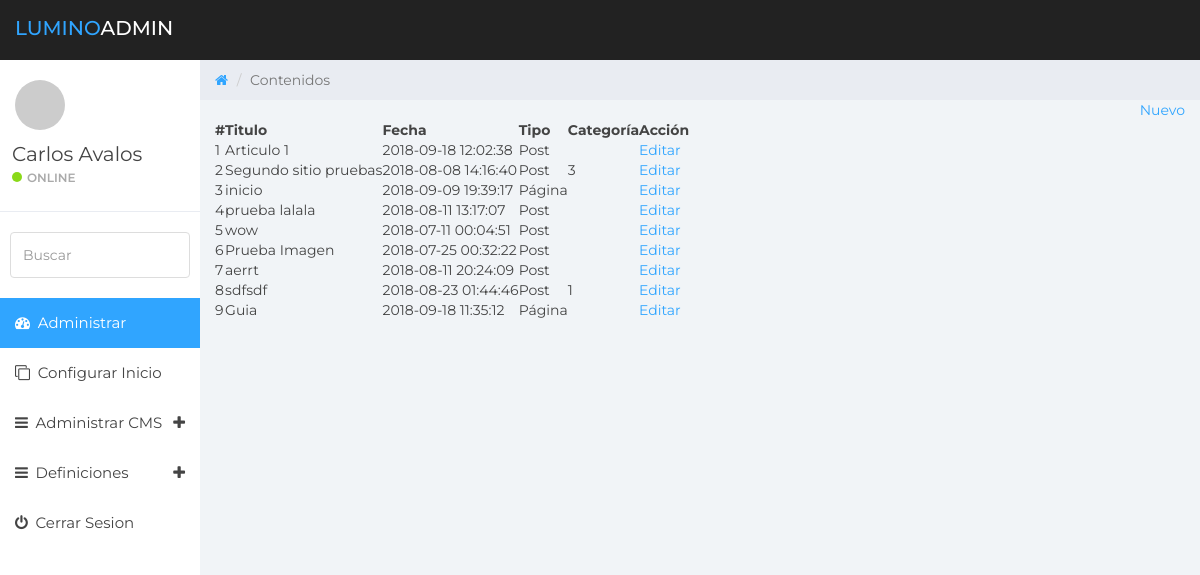
The page /public/admin/page-consultar.php (signed in) on the database as committed earlier.
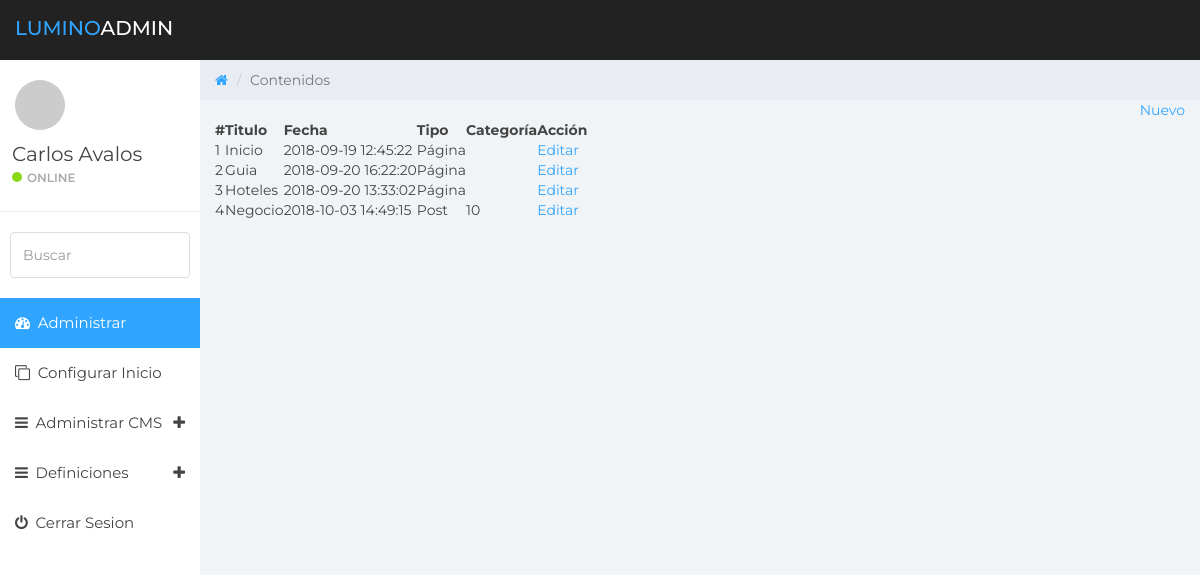
The same page on the database as committed later.
### tables this page shows
CREATE TABLE `usuarios` (
  `id` int(11) NOT NULL,
  `usuario` varchar(30) NOT NULL,
  `password` varchar(50) NOT NULL,
  `id_personal` int(11) NOT NULL,
  `id_tipo` int(11) NOT NULL
);

CREATE TABLE `personal` (
  `id` int(11) NOT NULL,
  `nombre` varchar(50) NOT NULL
);

CREATE TABLE `contenidos` (
  `id` int(11) NOT NULL,
  `titulo` varchar(200) NOT NULL,
  `contenido` longtext NOT NULL,
  `fecha_publicacion` timestamp NOT NULL DEFAULT CURRENT_TIMESTAMP ON UPDATE CURRENT_TIMESTAMP,
  `tipo` varchar(20) NOT NULL,
  `categoria` varchar(100) NOT NULL,
  `alias` varchar(200) NOT NULL,
  `contacto` varchar(200) DEFAULT NULL,
  `direccion` varchar(200) DEFAULT NULL,
  `cod_zona` int(11) DEFAULT NULL,
  `urlimagen` varchar(200) DEFAULT NULL,
  `resumen` varchar(200) DEFAULT NULL
);

### public/admin/lib/data.php (called while the page is built, shortened)
<?php
$path = dirname(__FILE__);
require_once( $path . '/../../../setting/mysql.php');
function retornar_tipo_contenido(){
  return ['PAGE'=>'Página', 'POST' => 'Post'];
}
function cargar_datos_contenidos(){
   $mysql = new Mysql();
   $sql = <<<SQL
   SELECT * FROM contenidos
SQL;
   $res = $mysql->search($sql);
   return $res;
   }
?>

### setting/mysql.php (called while the page is built, shortened)
<?php
class MySql{
    private $conn;
    public function connect(){
    try {
      $this->conn = new PDO("mysql:host=".Config::SERVERNAME.";dbname=".Config::DATABASE, Config::USERNAME, Config::PASSWORD);
      $this->conn->setAttribute(PDO::ATTR_ERRMODE, PDO::ERRMODE_EXCEPTION);
      return true;
    }catch(PDOException $e){
      echo "Connection failed: " . $e->getMessage();
      return false;
    }
    }
    public function search($sql){
      try{
      if($this->connect()){
        $stmt = $this->conn->prepare($sql);
        $stmt->execute();
        $stmt->setFetchMode(PDO::FETCH_ASSOC);
        return $stmt->fetchAll();
      }else{
        return array();
      }
      }catch(PDOEXception $e){
      echo $sql ."<br />". $e->getMessage();
      return false;
      }
    }
}
?>

### public/admin/page-consultar.php (the view)
<?php include('cabecera.php'); ?>
<?php include('sidebar.php'); ?>
<div class="col-sm-9 col-sm-offset-3 col-lg-10 col-lg-offset-2 main">
		<div class="row">
			<ol class="breadcrumb">
				<li><a href="#">
					<em class="fa fa-home"></em>
				</a></li>
				<li class="active">Contenidos</li>
			</ol>
		</div>
    <?php $res = cargar_datos_contenidos(); $array_type = retornar_tipo_contenido(); ?>
     <div class="mid-page" style="text-align:right;" >
      <a href="page-contenido.php" class="pure-button pure-button-primary">Nuevo</a>
     </div>
      <table class="pure-table">
      <thead>
        <tr>
          <th>#</th>
          <th>Titulo</th>
          <th>Fecha</th>
          <th>Tipo</th>
          <th>Categoría</th>
          <th>Acción</th>
        </tr>
      </thead>
      <tbody>
        <?php while(is_array($res) && list($k, $v) = each($res) ): ?>
        <tr>
          <td><?= $k+1 ?></td>
          <td><?= $v['titulo'] ?></td>
          <td><?= $v['fecha_publicacion'] ?></td>
          <td><?= $array_type [ $v['tipo'] ] ?></td>
          <td><?= $v['categoria'] ?></td>
          <td><a href="page-contenido.php?id=<?=$v['id']?>">Editar</a></td>
        </tr>
        <?php endwhile; ?>
      </tbody>
    </table>
	</div>
<?php include('footer.php'); ?>

### public/admin/cabecera.php (shortened to what this page needs)
<?php
	require '../../php/conexion.php';
	$idUsuario = $_SESSION['id_usuario'];
	$sql ="SELECT u.id, p.nombre FROM usuarios AS u INNER JOIN personal AS p ON u.id_personal=p.id WHERE u.id = '$idUsuario'";
		$result=$mysqli->query($sql);
		$row = $result->fetch_assoc();
?>
<?php require_once('lib\data.php'); ?>
<!DOCTYPE html>
<html>
<head>
	<link href="css/bootstrap.min.css" rel="stylesheet">
	<link href="css/font-awesome.min.css" rel="stylesheet">
	<link href="css/datepicker3.css" rel="stylesheet">
	<link href="css/styles.css" rel="stylesheet">
</head>
<body>

### public/admin/sidebar.php (shortened to what this page needs)
<nav class="navbar navbar-custom navbar-fixed-top" role="navigation">
  <div class="container-fluid">
    <div class="navbar-header">
      <a class="navbar-brand" href="#"><span>Lumino</span>Admin</a>
    </div>
  </div>
</nav>
<div id="sidebar-collapse" class="col-sm-3 col-lg-2 sidebar">
  <div class="profile-sidebar">
    <div class="profile-userpic">
      <img src="http://placehold.it/50/30a5ff/fff" class="img-responsive" alt="">
    </div>
    <div class="profile-usertitle">
      <div class="profile-usertitle-name"><?php echo ($row['nombre']); ?></div>
      <div class="profile-usertitle-status"><span class="indicator label-success"></span>Online</div>
    </div>
  </div>
  <form role="search">
    <div class="form-group">
      <input type="text" class="form-control" placeholder="Buscar">
    </div>
  </form>
  <ul class="nav menu">
    <li class="active"><a href="index.php"><em class="fa fa-dashboard">&nbsp;</em> Administrar</a></li>
    <li class="parent "><a href="#"><em class="fa fa-clone">&nbsp;</em> Configurar Inicio</a></li>
    <li class="parent "><a data-toggle="collapse" href="#sub-item-1">
      <em class="fa fa-navicon">&nbsp;</em> Administrar CMS <span data-toggle="collapse" href="#sub-item-1" class="icon pull-right"><em class="fa fa-plus"></em></span>
      </a>
    </li>
    <li class="parent "><a data-toggle="collapse" href="#sub-item-2">
      <em class="fa fa-navicon">&nbsp;</em> Definiciones <span data-toggle="collapse" href="#sub-item-2" class="icon pull-right"><em class="fa fa-plus"></em></span>
      </a>
    </li>
    <li><a href="../../php/logout.php"><em class="fa fa-power-off">&nbsp;</em> Cerrar Sesion</a></li>
  </ul>
</div>

### public/admin/footer.php (shortened to what this page needs)
</body>
</html>

### public/admin/css/styles.css (style rules this page uses)
body { background: #f1f4f7; padding-top: 60px; font-size: 14px; color: #444444; font-family: "Montserrat", "Helvetica Neue", Helvetica, Arial, sans-serif; }
a, a:hover, a:focus { color: #30a5ff; }
input.form-control { border: 1px solid #ddd; box-shadow: none; height: 46px; }
.navbar-custom { background: #222; height: 60px; }
.navbar-header .navbar-brand { color: #fff; font-size: 20px; text-transform: uppercase; font-weight: 500; height: 60px; padding-top: 18px; }
.navbar-header .navbar-brand span { color: #30a5ff; }
.label-success { background-color: #8ad919; }
.navbar { border: 0; }
.sidebar { display: block; padding: 0; display: none; box-shadow: none; background: #fff; }
.sidebar ul { margin: 20px 0px; }
.sidebar form { padding: 10px 0 0 0; margin: 10px 10px 20px 10px; }
@media (min-width: 768px) { .sidebar { display: block; position: fixed; top: 60px; bottom: 0; left: 0; z-index: 1000; display: block; margin: 0; padding: 0; overflow-x: hidden; overflow-y: auto; } }
@media (min-width: 768px) { .navbar-header { width: 100%; } }
.sidebar ul.nav .active a, .sidebar ul.nav li.parent a.active, .sidebar ul.nav .active > a:hover, .sidebar ul.nav li.parent a.active:hover, .sidebar ul.nav .active > a:focus, .sidebar ul.nav li.parent a.active:focus { color: #fff; background-color: #30a5ff; }
.sidebar ul.nav li a { height: 50px; font-size: 15px; line-height: 2em; color: #444444; }
.profile-sidebar { padding: 10px 0; border-bottom: 1px solid #e9ecf2; }
.indicator { width: 10px; height: 10px; display: inline-block; border-radius: 9999px; margin-right: 5px; }
.profile-userpic img { float: left; margin: 10px 0px 0px 15px; width: 50px; height: 50px; border-radius: 9999px !important; }
.profile-usertitle { float: left; text-align: left; margin: 10px 0 0 12px; }
.profile-usertitle-name { font-size: 20px; margin-bottom: 0px; }
.profile-usertitle-status { text-transform: uppercase; color: #AAA; font-size: 12px; font-weight: 600; margin-bottom: 15px; }
.breadcrumb { border-radius: 0; padding: 10px 15px 10px 15px; background: #e9ecf2; margin: 0; }

Rows that differ between the two databases and show on the page:
removed contenidos: k "1", titulo "Articulo 1", fecha_publicacion "2018-09-18 12:02:38", tipo "Post"
removed contenidos: k "2", titulo "Segundo sitio pruebas", fecha_publicacion "2018-08-08 14:16:40", tipo "Post", categoria "3"
removed contenidos: k "4", titulo "prueba lalala", fecha_publicacion "2018-08-11 13:17:07", tipo "Post"
removed contenidos: k "5", titulo "wow", fecha_publicacion "2018-07-11 00:04:51", tipo "Post"
removed contenidos: k "6", titulo "Prueba Imagen", fecha_publicacion "2018-07-25 00:32:22", tipo "Post"
removed contenidos: k "7", titulo "aerrt", fecha_publicacion "2018-08-11 20:24:09", tipo "Post"
removed contenidos: k "8", titulo "sdfsdf", fecha_publicacion "2018-08-23 01:44:46", tipo "Post", categoria "1"
changed contenidos: k "3" → "1"; titulo "inicio" → "Inicio"; fecha_publicacion "2018-09-09 19:39:17" → "2018-09-19 12:45:22"
changed contenidos "Guia": k "9" → "2"; fecha_publicacion "2018-09-18 11:35:12" → "2018-09-20 16:22:20"
added contenidos: k "3", titulo "Hoteles", fecha_publicacion "2018-09-20 13:33:02", tipo "Página"
added contenidos: k "4", titulo "Negocio", fecha_publicacion "2018-10-03 14:49:15", tipo "Post", categoria "10"
